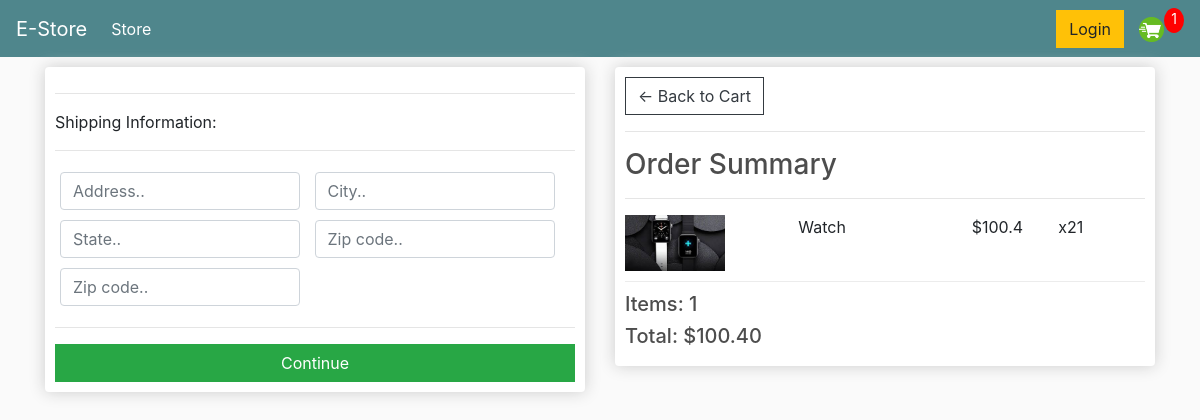
/checkout/ (signed in), run on an earlier commit of the app's database.
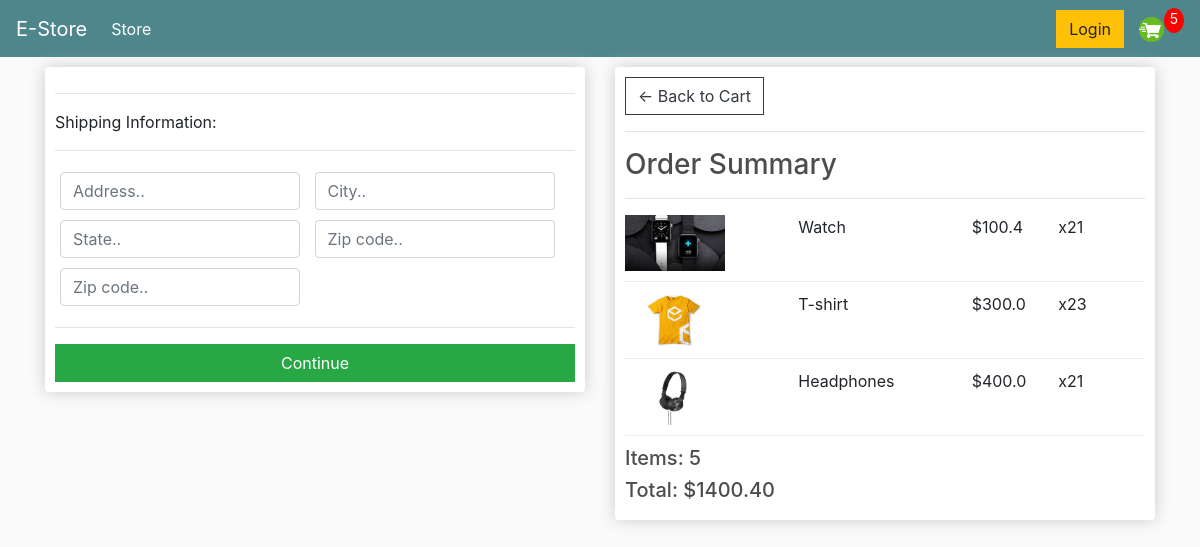
And on a later commit of the database.
### store/models.py (models this page shows, shortened)
class OrderItem(models.Model):
    product = models.ForeignKey(Product,on_delete=models.SET_NULL,null=True)
    order = models.ForeignKey(Order,on_delete=models.SET_NULL, null=True)
    quantity = models.IntegerField(default=0, null=True, blank=True)
    date_added = models.DateTimeField(auto_now_add=True)
    @property
    def get_total(self):
        total = self.product.price * self.quantity
        return total

class Product(models.Model):
    name = models.CharField(max_length=200)
    price = models.FloatField()
    digital = models.BooleanField(default=False, null=True, blank=True)
    image = models.ImageField(null=True,blank=True)
    @property
    def imageURL(self):
        try:
            url = self.image.url
        except:
            url = ''
        return url

class Order(models.Model):
    customer = models.ForeignKey(Customer, on_delete=models.SET_NULL,null=True,blank=True)
    date_ordered = models.DateTimeField(auto_now_add=True)
    complete = models.BooleanField(default=False)
    transaction_id = models.CharField(max_length=100, null=True)
    @property
    def shipping(self):
        shipping = False
        orderitems =self.orderitem_set.all()
        for i in orderitems:
            if i.product.digital == False :
                shipping = True
        return shipping
    @property
    def get_cart_total(self):
        orderitems = self.orderitem_set.all()
        total = sum([item.get_total for item in orderitems])
        return total
    @property
    def get_cart_items(self):
        orderitems = self.orderitem_set.all()
        total = sum([item.quantity for item in orderitems])
        return total

### store/views.py (the view)
# urls.py: path('checkout/', views.checkout, name="checkout"),
def checkout(request):
    if request.user.is_authenticated :
        customer = request.user.customer
        order, created = Order.objects.get_or_create(customer=customer,complete = False)
        items = order.orderitem_set.all()
        cartItems = order.get_cart_items
    else:
        items = []
        order = {'get_cart_total':0, 'get_cart_items':0, 'shipping': False}  #for non-logged in users
        cartItems = order['get_cart_items']
    context = {'items':items,'order':order,'cartItems':cartItems}
    return render(request,'store/checkout.html',context)

### store/templates/store/checkout.html (shortened to what this page needs)
{% extends 'store/main.html' %}
{% load static %}
{% block content %}
<div class="row">
    <div class="col-lg-6">
        <div class="box-element" id="form-wrapper">
            <form id="form">
                <div id="shipping-info">
                    <hr>
                    <p>Shipping Information:</p>
                    <hr>
                    <div class="form-field">
                        <input class="form-control" type="text" name="address" placeholder="Address..">
                    </div>
                    <div class="form-field">
                        <input class="form-control" type="text" name="city" placeholder="City..">
                    </div>
                    <div class="form-field">
                        <input class="form-control" type="text" name="state" placeholder="State..">
                    </div>
                    <div class="form-field">
                        <input class="form-control" type="text" name="zipcode" placeholder="Zip code..">
                    </div>
                    <div class="form-field">
                        <input class="form-control" type="text" name="country" placeholder="Zip code..">
                    </div>
                </div>
                <hr>
                <input id="form-button" class="btn btn-success btn-block" type="submit" value="Continue">
            </form>
        </div>
        <br>
    </div>
    <div class="col-lg-6">
        <div class="box-element">
            <a class="btn btn-outline-dark" href="{% url 'cart' %}">&#x2190; Back to Cart </a>
            <hr>
            <h3>Order Summary</h3>
            <hr>
            {% for item in items %}
            <div class="cart-row">
					<div style="flex:2"><img class="row-image" src="{{item.product.imageURL}}"></div>
					<div style="flex:2"><p>{{item.product.name}}</p></div>
					<div style="flex:1"><p>${{item.product.price}}</p></div>
					<div style="flex:1"><p>x2{{item.quantity}}</p></div>
            </div>
            {% endfor %}
            <h5>Items: {{order.get_cart_items}}</h5>
            <h5>Total:   ${{order.get_cart_total|floatformat:2}}</h5>
        </div>
    </div>
</div>
{% endblock content %}

What changed in the data, as far as the page shows it:
added OrderItem: product.imageURL (picture), product.name "T-shirt", product.price "300.0", quantity "3"
added OrderItem: product.imageURL (picture), product.name "Headphones", product.price "400.0", quantity "1"
computed for Order: get_cart_items "1" → "5"; get_cart_total "100.40" → "1400.40"
Also different on the page:
{{ cartItems }}: "1" → "5"
